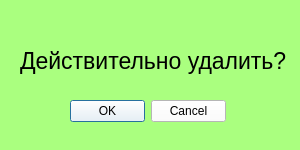
<?xml version="1.0" encoding="UTF-8"?>
<ui version="4.0">
 <class>Form</class>
 <widget class="QWidget" name="Form">
  <property name="geometry">
   <rect>
    <x>0</x>
    <y>0</y>
    <width>300</width>
    <height>150</height>
   </rect>
  </property>
  <property name="sizePolicy">
   <sizepolicy hsizetype="Fixed" vsizetype="Fixed">
    <horstretch>0</horstretch>
    <verstretch>0</verstretch>
   </sizepolicy>
  </property>
  <property name="maximumSize">
   <size>
    <width>300</width>
    <height>150</height>
   </size>
  </property>
  <property name="windowTitle">
   <string>Подтверждение Удаления</string>
  </property>
  <property name="styleSheet">
   <string notr="true">background-color: rgb(170, 255, 127);</string>
  </property>
  <widget class="QLabel" name="label">
   <property name="geometry">
    <rect>
     <x>20</x>
     <y>30</y>
     <width>271</width>
     <height>61</height>
    </rect>
   </property>
   <property name="font">
    <font>
     <pointsize>17</pointsize>
    </font>
   </property>
   <property name="styleSheet">
    <string notr="true">background-color: rgb(170, 255, 127);</string>
   </property>
   <property name="text">
    <string>Действительно удалить?</string>
   </property>
  </widget>
  <widget class="QDialogButtonBox" name="buttonBox">
   <property name="geometry">
    <rect>
     <x>70</x>
     <y>100</y>
     <width>156</width>
     <height>23</height>
    </rect>
   </property>
   <property name="styleSheet">
    <string notr="true">background-color: rgb(255, 255, 255);</string>
   </property>
   <property name="standardButtons">
    <set>QDialogButtonBox::Cancel|QDialogButtonBox::Ok</set>
   </property>
  </widget>
 </widget>
 <resources/>
 <connections/>
</ui>
